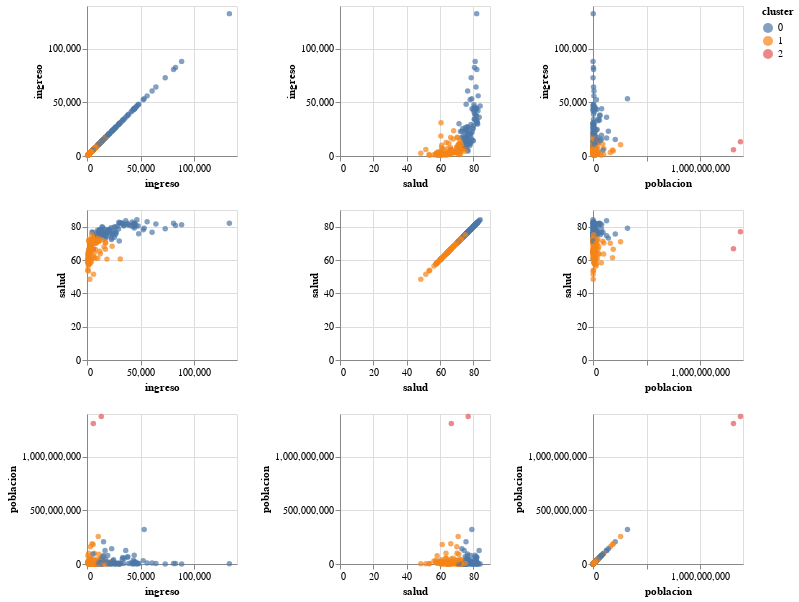

Source (notebook cell):
### Code cell
alt.Chart(gapminder).mark_circle().encode(
    alt.X(alt.repeat("column"), type='quantitative'),
    alt.Y(alt.repeat("row"), type='quantitative'),
    alt.Color('cluster:N')
).properties(
width=150 , 
    height=150
).repeat(
    row=["ingreso","salud","poblacion"],
    column=["ingreso","salud","poblacion"]
)

### Figure 1 — Vega-Lite specification as saved in the notebook (floating-point values rounded to 4 significant figures; data arrays with more than 128 entries replaced by an {"elided": "..."} marker saying what was removed)
{"$schema": "https://vega.github.io/schema/vega-lite/v3.4.0.json", "config": {"background": "white", "mark": {"tooltip": null}, "view": {"height": 300, "width": 400}}, "datasets": {"data-faedab3646c4ecf5880a17f5ec0c23d7": {"elided": "187 records"}}, "repeat": {"column": ["ingreso", "salud", "poblacion"], "row": ["ingreso", "salud", "poblacion"]}, "spec": {"data": {"name": "data-faedab3646c4ecf5880a17f5ec0c23d7"}, "encoding": {"color": {"field": "cluster", "type": "nominal"}, "x": {"field": {"repeat": "column"}, "type": "quantitative"}, "y": {"field": {"repeat": "row"}, "type": "quantitative"}}, "height": 150, "mark": "circle", "width": 150}}
